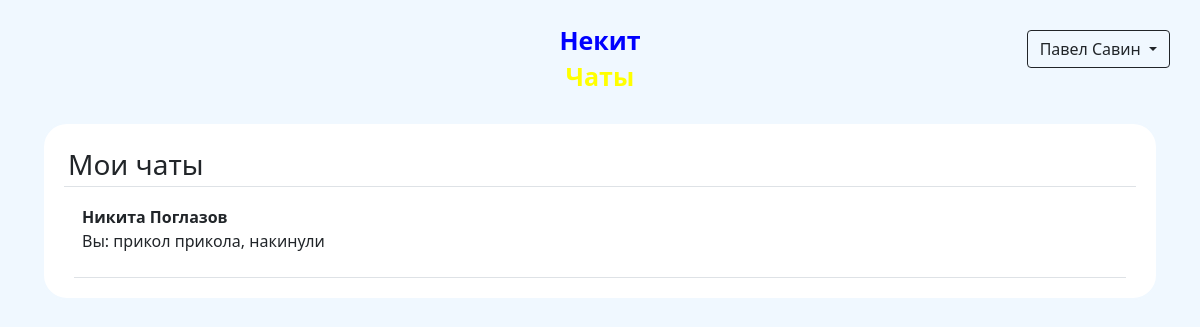
Before: /conversations (signed in) with the older database file.
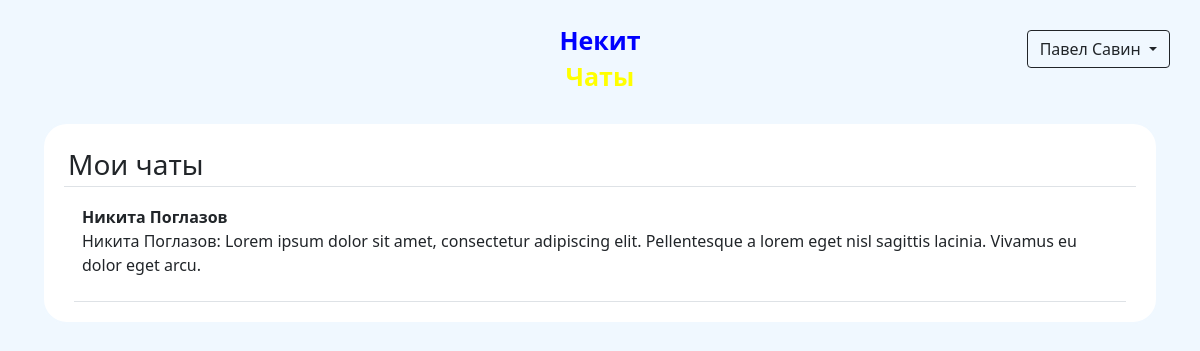
After: the same page with the newer database file.
### data/models/user.py (models this page shows, shortened)
class User(SqlAlchemyBase, UserMixin, SerializerMixin):
    __tablename__ = 'users'
    id = Column(Integer, autoincrement=True, primary_key=True)
    name = Column(String)
    surname = Column(String)
    birthday = Column(DateTime)
    email = Column(String, unique=True)
    phone_number = Column(String, unique=True)
    hashed_password = Column(String)
    registration_time = Column(DateTime, default=datetime.now)
    rating = Column(Integer, default=0)
    advertisements = relationship('Advertisement', back_populates='author')

### data/models/content.py (models this page shows)
class Content(SqlAlchemyBase, SerializerMixin):
    __tablename__ = 'contents'
    id = Column(Integer, autoincrement=True, primary_key=True)
    content = Column(Text)

### main.py (the view)
@app.route('/conversations')
@login_required
def conversations():
    from itertools import groupby
    session = create_session()
    messages = session.query(Message).filter((Message.to_id == current_user.id) |
                                             (Message.from_id == current_user.id)).all()
    companions = [msg.sender for msg in messages if msg.sender != current_user]
    companions = list(reversed([user[0] for user in groupby(companions)]))
    last_messages = []
    for user in companions:
        last_messages.append(session.query(Message).filter(((Message.to_id == current_user.id) &
                                                            (Message.from_id == user.id)) |
                                                           ((Message.from_id == current_user.id) &
                                                            (Message.to_id == user.id))).all()[-1])
    return render_template('conversations.html', companions=companions, last_messages=last_messages)

### data/db_session.py (called while the page is built)
def create_session() -> Session:
    global __factory
    return __factory()

### main.py (called while the page is built)
@login_manager.user_loader
def load_user(user_id):
    session = create_session()
    return session.query(User).get(user_id)

### templates/conversations.html
{% extends "base.html" %}
{% block content %}
    <form>
        <div>
            <h3 class="border-bottom p-1">Мои чаты</h3>
            {% for user in companions %}
                <a href="/conversation/{{ user.id }}#bottom" class="text-reset">
                    <div class="border-bottom p-2">
                        <b>{{ user.name }} {{ user.surname }}</b>
                        <p>{% if last_messages[loop.index - 1].sender == current_user %}Вы{% else %}{{ last_messages[loop.index - 1].sender.name }} {{ last_messages[loop.index - 1].sender.surname }}{% endif %}: {{ last_messages[loop.index - 1].content.content }}</p>
                    </div>
                </a>
            {% endfor %}
        </div>
    </form>
{% endblock %}

Changed rows visible on the page:
no longer on this page (row unchanged): Content: content "прикол прикола, накинули"
shown differently, row unchanged: User "Никита": name (not shown) → "Никита"; surname (not shown) → "Поглазов"; no longer shows "Вы"
added Content: content "Lorem ipsum dolor sit amet, consectetur adipiscing elit. Pellentesque a lorem eget nisl sagittis lacinia. Vivamus eu dolor eget arcu."
